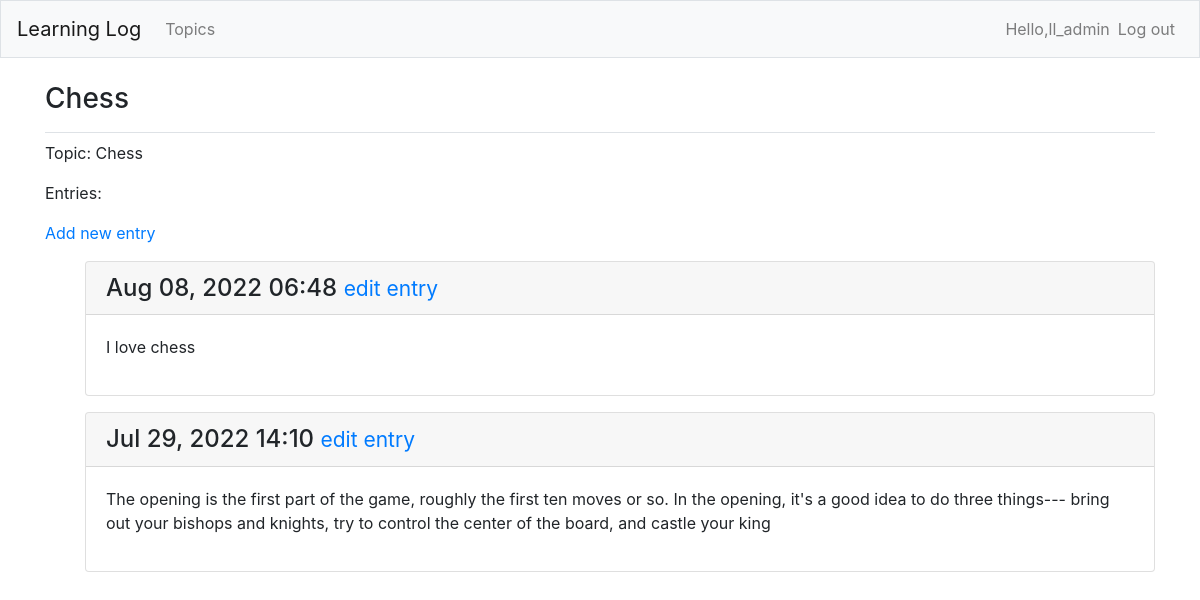
The page /topics/1/ (signed in) on the database its author committed.
### learning_logs/models.py (models this page shows, shortened)
class Topic(models.Model):
    text = models.CharField(max_length=200)
    date_added = models.DateTimeField(auto_now_add=True)
    owner = models.ForeignKey(User, on_delete=models.CASCADE)
    def __str__(self):
        return self.text

class Entry(models.Model):
    topic = models.ForeignKey(Topic, on_delete=models.CASCADE)
    text = models.TextField()
    date_added = models.DateTimeField(auto_now_add=True)
    class Meta:
        verbose_name_plural = 'entries'

### learning_logs/views.py (the view)
# urls.py: path('topics/<int:topic_id>/', views.topic, name='topic'),
@login_required()
def topic(request, topic_id):
    topic = Topic.objects.get(id=topic_id)
    if topic.owner != request.user:
        raise Http404
    entries = topic.entry_set.order_by('-date_added')
    context = {'topic': topic, 'entries': entries}
    return render(request, 'learning_logs/topic.html', context)

### learning_logs/templates/learning_logs/topic.html (shortened to what this page needs)
<!DOCTYPE html>
<html lang="en">
<head>
</head>
<body>
{% extends "learning_logs/base.html" %}
{% block page_header %}
<h3>{{ topic }}</h3>
{% endblock page_header %}
{% block content %}
<p>Topic: {{topic}}</p>
<p>Entries:</p>
<p>
    <a href="{% url 'learning_logs:new_entry' topic.id %}">Add new entry</a>
</p>
<ul>
    {% for entry in entries %}
    <div class="card mb-3">
        <h4 class="card-header">
            {{ entry.date_added|date:'M d, Y H:i'}}
            <small><a href="{% url 'learning_logs:edit_entry' entry.id %}">edit entry</a></small>
        </h4>
        <div class="card-body">{{ entry.text|linebreaks}}</div>
    </div>
    {% empty %}
    <p>There no entries for this topic yet.</p>
    {% endfor %}
</ul>
{% endblock content %}

### learning_logs/templates/learning_logs/base.html (shortened to what this page needs)
{% load bootstrap4 %}
<!DOCTYPE html>
<html lang="en">
<head>
    {% bootstrap_css %}
</head>
<body>
   <nav class="navbar navbar-expand-md navbar-light bg-light mb-4 border">
       <a href="{% url 'learning_logs:index' %}" class="navbar-brand">Learning Log</a>
       <div class="collapse navbar-collapse" id="navbarCollapse">
           <ul class="navbar-nav mr-auto">
               <li class="nav-item">
                   <a href="{% url 'learning_logs:topics' %}" class="nav-link">Topics</a>
               </li>
           </ul>
           <ul class="navbar-nav ml-auto">
               {% if user.is_authenticated %}
               <li class="nav-item">
                   <span class="navbar-text">Hello,{{ user.username }}</span>
               </li>
               <li class="nav-item">
                   <a href="{% url 'users:logout' %}" class="nav-link">Log out</a>
               </li>
               {% endif %}
           </ul>
       </div>
   </nav>
<main role="main" class="container">
    <div class="pb-2 mb-2 border-bottom">
        {% block page_header %} {% endblock page_header%}
    </div>
    <div>
        {% block content %}{% endblock content %}
    </div>
</main>
</body>
</html>

### rows shown on the page
Topic: text "Chess"
Entry: date_added "Aug 08, 2022 06:48", text "I love chess"
Entry: date_added "Jul 29, 2022 14:10", text "The opening is the first part of the game, roughly the first ten moves or so. In the opening, it's a good idea to do three things--- bring out your bishops and knights, try to control the center of the board, and castle your king"

### other values the page prints
{{ user.username }} "ll_admin"
